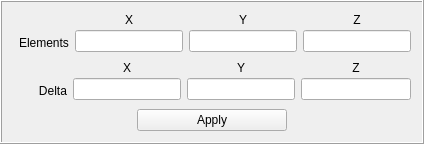
              <widget class="QFrame" name="frame_MeshBounding">
               <property name="frameShape">
                <enum>QFrame::Box</enum>
               </property>
               <property name="frameShadow">
                <enum>QFrame::Raised</enum>
               </property>
               <layout class="QVBoxLayout" name="verticalLayout_33">
                <item>
                 <widget class="QFrame" name="frame_74">
                  <property name="frameShape">
                   <enum>QFrame::NoFrame</enum>
                  </property>
                  <property name="frameShadow">
                   <enum>QFrame::Raised</enum>
                  </property>
                  <layout class="QHBoxLayout" name="horizontalLayout_45">
                   <property name="spacing">
                    <number>0</number>
                   </property>
                   <property name="leftMargin">
                    <number>3</number>
                   </property>
                   <property name="topMargin">
                    <number>0</number>
                   </property>
                   <property name="rightMargin">
                    <number>0</number>
                   </property>
                   <property name="bottomMargin">
                    <number>0</number>
                   </property>
                   <item>
                    <widget class="QFrame" name="frame_132">
                     <property name="frameShape">
                      <enum>QFrame::NoFrame</enum>
                     </property>
                     <property name="frameShadow">
                      <enum>QFrame::Raised</enum>
                     </property>
                     <layout class="QVBoxLayout" name="verticalLayout_62">
                      <property name="spacing">
                       <number>3</number>
                      </property>
                      <property name="leftMargin">
                       <number>3</number>
                      </property>
                      <property name="topMargin">
                       <number>0</number>
                      </property>
                      <property name="rightMargin">
                       <number>3</number>
                      </property>
                      <property name="bottomMargin">
                       <number>3</number>
                      </property>
                      <item>
                       <widget class="QLabel" name="label_80">
                        <property name="text">
                         <string/>
                        </property>
                       </widget>
                      </item>
                      <item>
                       <widget class="QLabel" name="label_81">
                        <property name="text">
                         <string>Elements</string>
                        </property>
                        <property name="alignment">
                         <set>Qt::AlignCenter</set>
                        </property>
                       </widget>
                      </item>
                     </layout>
                    </widget>
                   </item>
                   <item>
                    <widget class="QFrame" name="frame_133">
                     <property name="frameShape">
                      <enum>QFrame::NoFrame</enum>
                     </property>
                     <property name="frameShadow">
                      <enum>QFrame::Raised</enum>
                     </property>
                     <layout class="QVBoxLayout" name="verticalLayout_115">
                      <property name="spacing">
                       <number>3</number>
                      </property>
                      <property name="leftMargin">
                       <number>3</number>
                      </property>
                      <property name="topMargin">
                       <number>0</number>
                      </property>
                      <property name="rightMargin">
                       <number>3</number>
                      </property>
                      <property name="bottomMargin">
                       <number>3</number>
                      </property>
                      <item>
                       <widget class="QLabel" name="label_82">
                        <property name="text">
                         <string>X</string>
                        </property>
                        <property name="alignment">
                         <set>Qt::AlignCenter</set>
                        </property>
                       </widget>
                      </item>
                      <item>
                       <widget class="QLineEdit" name="txt_X"/>
                      </item>
                     </layout>
                    </widget>
                   </item>
                   <item>
                    <widget class="QFrame" name="frame_134">
                     <property name="frameShape">
                      <enum>QFrame::NoFrame</enum>
                     </property>
                     <property name="frameShadow">
                      <enum>QFrame::Raised</enum>
                     </property>
                     <layout class="QVBoxLayout" name="verticalLayout_116">
                      <property name="spacing">
                       <number>3</number>
                      </property>
                      <property name="leftMargin">
                       <number>3</number>
                      </property>
                      <property name="topMargin">
                       <number>0</number>
                      </property>
                      <property name="rightMargin">
                       <number>3</number>
                      </property>
                      <property name="bottomMargin">
                       <number>3</number>
                      </property>
                      <item>
                       <widget class="QLabel" name="label_83">
                        <property name="text">
                         <string>Y</string>
                        </property>
                        <property name="alignment">
                         <set>Qt::AlignCenter</set>
                        </property>
                       </widget>
                      </item>
                      <item>
                       <widget class="QLineEdit" name="txt_Y"/>
                      </item>
                     </layout>
                    </widget>
                   </item>
                   <item>
                    <widget class="QFrame" name="frame_135">
                     <property name="frameShape">
                      <enum>QFrame::NoFrame</enum>
                     </property>
                     <property name="frameShadow">
                      <enum>QFrame::Raised</enum>
                     </property>
                     <layout class="QVBoxLayout" name="verticalLayout_117">
                      <property name="spacing">
                       <number>3</number>
                      </property>
                      <property name="leftMargin">
                       <number>3</number>
                      </property>
                      <property name="topMargin">
                       <number>0</number>
                      </property>
                      <property name="rightMargin">
                       <number>0</number>
                      </property>
                      <property name="bottomMargin">
                       <number>3</number>
                      </property>
                      <item>
                       <widget class="QLabel" name="label_84">
                        <property name="text">
                         <string>Z</string>
                        </property>
                        <property name="alignment">
                         <set>Qt::AlignCenter</set>
                        </property>
                       </widget>
                      </item>
                      <item>
                       <widget class="QLineEdit" name="txt_Z"/>
                      </item>
                     </layout>
                    </widget>
                   </item>
                  </layout>
                 </widget>
                </item>
                <item>
                 <widget class="QFrame" name="frame_93">
                  <property name="frameShape">
                   <enum>QFrame::NoFrame</enum>
                  </property>
                  <property name="frameShadow">
                   <enum>QFrame::Raised</enum>
                  </property>
                  <layout class="QHBoxLayout" name="horizontalLayout_48">
                   <property name="spacing">
                    <number>0</number>
                   </property>
                   <property name="leftMargin">
                    <number>3</number>
                   </property>
                   <property name="topMargin">
                    <number>0</number>
                   </property>
                   <property name="rightMargin">
                    <number>0</number>
                   </property>
                   <property name="bottomMargin">
                    <number>0</number>
                   </property>
                   <item>
                    <widget class="QFrame" name="frame_138">
                     <property name="frameShape">
                      <enum>QFrame::NoFrame</enum>
                     </property>
                     <property name="frameShadow">
                      <enum>QFrame::Raised</enum>
                     </property>
                     <layout class="QVBoxLayout" name="verticalLayout_82">
                      <property name="spacing">
                       <number>3</number>
                      </property>
                      <property name="leftMargin">
                       <number>3</number>
                      </property>
                      <property name="topMargin">
                       <number>0</number>
                      </property>
                      <property name="rightMargin">
                       <number>3</number>
                      </property>
                      <property name="bottomMargin">
                       <number>3</number>
                      </property>
                      <item>
                       <widget class="QLabel" name="label_96">
                        <property name="text">
                         <string/>
                        </property>
                       </widget>
                      </item>
                      <item>
                       <widget class="QLabel" name="label_97">
                        <property name="text">
                         <string>      Delta</string>
                        </property>
                        <property name="alignment">
                         <set>Qt::AlignCenter</set>
                        </property>
                       </widget>
                      </item>
                     </layout>
                    </widget>
                   </item>
                   <item>
                    <widget class="QFrame" name="frame_139">
                     <property name="frameShape">
                      <enum>QFrame::NoFrame</enum>
                     </property>
                     <property name="frameShadow">
                      <enum>QFrame::Raised</enum>
                     </property>
                     <layout class="QVBoxLayout" name="verticalLayout_122">
                      <property name="spacing">
                       <number>3</number>
                      </property>
                      <property name="leftMargin">
                       <number>3</number>
                      </property>
                      <property name="topMargin">
                       <number>0</number>
                      </property>
                      <property name="rightMargin">
                       <number>3</number>
                      </property>
                      <property name="bottomMargin">
                       <number>3</number>
                      </property>
                      <item>
                       <widget class="QLabel" name="label_98">
                        <property name="text">
                         <string>X</string>
                        </property>
                        <property name="alignment">
                         <set>Qt::AlignCenter</set>
                        </property>
                       </widget>
                      </item>
                      <item>
                       <widget class="QLineEdit" name="txt_DeltaX">
                        <property name="readOnly">
                         <bool>true</bool>
                        </property>
                       </widget>
                      </item>
                     </layout>
                    </widget>
                   </item>
                   <item>
                    <widget class="QFrame" name="frame_148">
                     <property name="frameShape">
                      <enum>QFrame::NoFrame</enum>
                     </property>
                     <property name="frameShadow">
                      <enum>QFrame::Raised</enum>
                     </property>
                     <layout class="QVBoxLayout" name="verticalLayout_123">
                      <property name="spacing">
                       <number>3</number>
                      </property>
                      <property name="leftMargin">
                       <number>3</number>
                      </property>
                      <property name="topMargin">
                       <number>0</number>
                      </property>
                      <property name="rightMargin">
                       <number>3</number>
                      </property>
                      <property name="bottomMargin">
                       <number>3</number>
                      </property>
                      <item>
                       <widget class="QLabel" name="label_99">
                        <property name="text">
                         <string>Y</string>
                        </property>
                        <property name="alignment">
                         <set>Qt::AlignCenter</set>
                        </property>
                       </widget>
                      </item>
                      <item>
                       <widget class="QLineEdit" name="txt_DeltaY">
                        <property name="readOnly">
                         <bool>true</bool>
                        </property>
                       </widget>
                      </item>
                     </layout>
                    </widget>
                   </item>
                   <item>
                    <widget class="QFrame" name="frame_155">
                     <property name="frameShape">
                      <enum>QFrame::NoFrame</enum>
                     </property>
                     <property name="frameShadow">
                      <enum>QFrame::Raised</enum>
                     </property>
                     <layout class="QVBoxLayout" name="verticalLayout_138">
                      <property name="spacing">
                       <number>3</number>
                      </property>
                      <property name="leftMargin">
                       <number>3</number>
                      </property>
                      <property name="topMargin">
                       <number>0</number>
                      </property>
                      <property name="rightMargin">
                       <number>0</number>
                      </property>
                      <property name="bottomMargin">
                       <number>3</number>
                      </property>
                      <item>
                       <widget class="QLabel" name="label_100">
                        <property name="text">
                         <string>Z</string>
                        </property>
                        <property name="alignment">
                         <set>Qt::AlignCenter</set>
                        </property>
                       </widget>
                      </item>
                      <item>
                       <widget class="QLineEdit" name="txt_DeltaZ">
                        <property name="readOnly">
                         <bool>true</bool>
                        </property>
                       </widget>
                      </item>
                     </layout>
                    </widget>
                   </item>
                  </layout>
                 </widget>
                </item>
                <item>
                 <widget class="QFrame" name="frame_160">
                  <property name="frameShape">
                   <enum>QFrame::NoFrame</enum>
                  </property>
                  <property name="frameShadow">
                   <enum>QFrame::Raised</enum>
                  </property>
                  <layout class="QHBoxLayout" name="horizontalLayout_55">
                   <property name="margin">
                    <number>0</number>
                   </property>
                   <item>
                    <widget class="QPushButton" name="btn_RefineBase">
                     <property name="maximumSize">
                      <size>
                       <width>150</width>
                       <height>16777215</height>
                      </size>
                     </property>
                     <property name="text">
                      <string>Apply</string>
                     </property>
                    </widget>
                   </item>
                  </layout>
                 </widget>
                </item>
               </layout>
              </widget>
